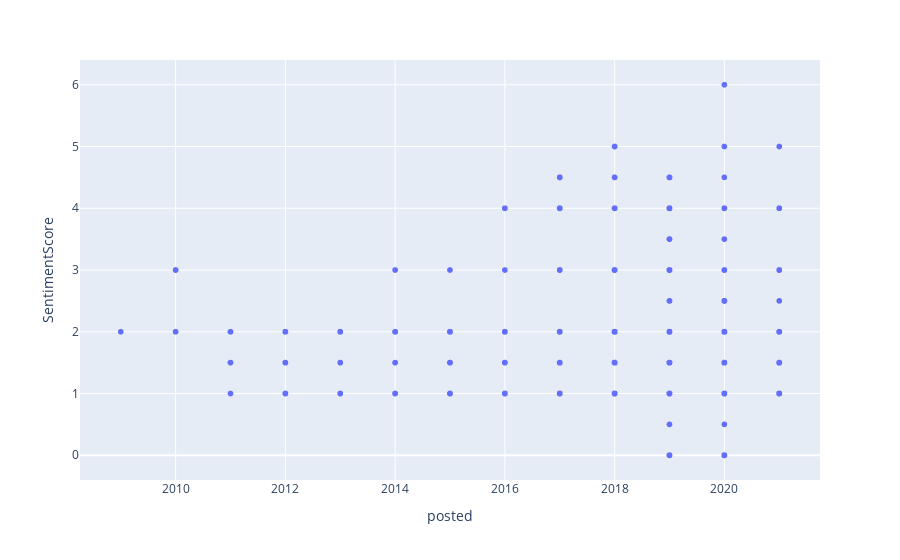

Notebook code for this chart:
### Code cell
china = df[df["country"] == "China"]
china["posted"] = china["date"].apply(lambda x: int(x[0:4]))

fig = px.scatter(china[china['term_partisanship'] == "Republican"], x = "posted", y = "SentimentScore")
fig.show()

### Figure 1 — Plotly figure (JSON) as saved in the notebook; plotly's stock layout.template omitted (floating-point values rounded to 4 significant figures; data arrays with more than 128 entries replaced by an {"elided": "..."} marker saying what was removed)
{"data": [{"hovertemplate": "posted=%{x}<br>SentimentScore=%{y}<extra></extra>", "legendgroup": "", "marker": {"color": "#636efa", "symbol": "circle"}, "mode": "markers", "name": "", "showlegend": false, "type": "scattergl", "x": {"elided": "8877 int values"}, "xaxis": "x", "y": {"elided": "8877 float values"}, "yaxis": "y"}], "layout": {"legend": {"tracegroupgap": 0}, "margin": {"t": 60}, "xaxis": {"anchor": "y", "domain": [0, 1], "title": {"text": "posted"}}, "yaxis": {"anchor": "x", "domain": [0, 1], "title": {"text": "SentimentScore"}}}}
